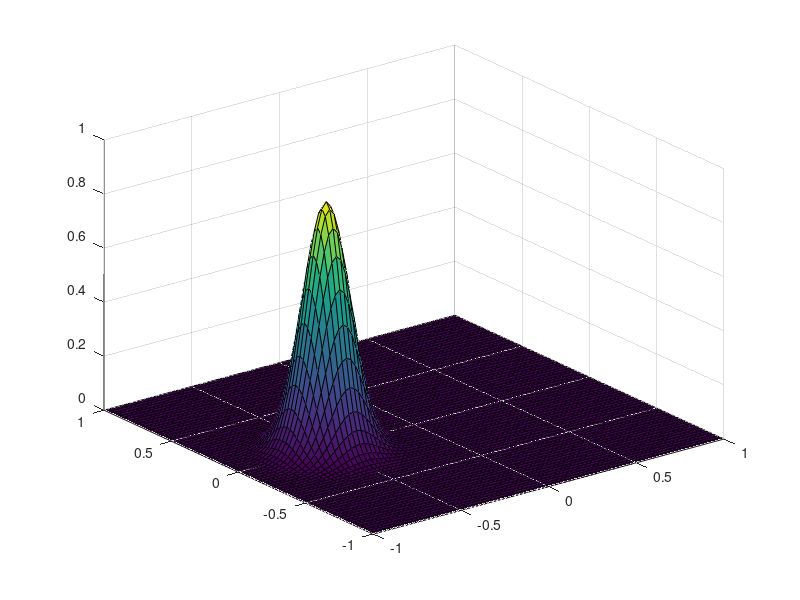

The MATLAB script that drew this image: (Note: this script raises an error after producing the figure.)
%--------------------- Anisotropic wave equationin 2D --------------------%
%--------------------- rho*u_tt=\div(m*\div u) ---------------------------%
%--------------------- u=u(x,y,t), rho=rho(x,y)---------------------------%
%---------------------          [ m_11(x,y) m_12(x,y)]--------------------%
%--------------------- m=m(x,y)=[                    ]--------------------%
%---------------------          [ m_21(x,y) m_22(x,y)]--------------------%
%--------------------- (x,y)\in [a,b]*[c,d], t>0 -------------------------%




if ~exist('cases','var')        % standalone run: set the case here
    clc;
    ms      = "gauss";           % 'poly' | 'trig' | 'pulse' | 'trigPulse' | 'gauss' | 'gaussForce'
    coeffs  = "const";          % 'const' | 'var' | 'piecewise'
    saveRef = false;            % true: write reference, false: compare
end
clearvars -except ms coeffs saveRef cases nCases k pass
close all;

%%  Domain
ax = -1; bx = 1;
ay = -1; by = 1;

% Wavenumbers
kx = 1;
ky = 1;


plotSol = false;
makeMovie = 1;  % 0=no movie (convergence test) | 1=make movie | 2=save movie too
topView = "on"; % 'on' | 'off'
if (makeMovie==0)
    tFinal=.5;
else
    if (strcmp(coeffs,"const"))
        if (strcmp(ms, "trig"))
            tFinal = 25;
        elseif (strcmp(ms, "pulse"))
            tFinal = 4;
        elseif (strcmp(ms, "trigPulse"))
            tFinal = 5;
        elseif (strcmp(ms, "gaussForce"))
            tFinal = 20;
        elseif (strcmp(ms, "gauss"))
            tFinal = 10;
        else
            tFinal = 10;
        end
    else
        tFinal = 1;
    end
    
end

cfl = 0.9;
debug = 0; % debug=1 check after first time-step | debug=2 check approx U1

% Grid refinement
if (makeMovie==0)
    startInd = 1;
    numResolutions = 4;
else
    if (strcmp(coeffs,"const"))
        if (strcmp(ms,"gauss"))
            startInd = 3;
            numResolutions = 3;
        elseif (strcmp(ms,"gaussForce"))
            startInd = 3;
            numResolutions = 3;
        else
            startInd = 3;
            numResolutions = 3;
        end
    else
        if (strcmp(ms,"gauss"))
            startInd = 3;
            numResolutions = 3;
        elseif (strcmp(ms,"gaussForce"))
            startInd = 4;
            numResolutions = 4;
        else
            startInd = 4;
            numResolutions = 4;
        end
    end
end


%%  Function rho and matrix m
if (strcmp(coeffs,"const"))            % isotropic: rho = 1, m = I
    RHO = @(x,y) 1 + 0*x + 0*y;
    M11 = @(x,y) 1 + 0*x + 0*y;   M11x = @(x,y) 0*x + 0*y;
    M12 = @(x,y) 0*x + 0*y;       M12x = @(x,y) 0*x + 0*y;
    M21 = @(x,y) 0*x + 0*y;       M21y = @(x,y) 0*x + 0*y;
    M22 = @(x,y) 1 + 0*x + 0*y;   M22y = @(x,y) 0*x + 0*y;
elseif (strcmp(coeffs,"var"))          % symmetric positive definite on (-1,1)^2
    RHO = @(x,y) 0.1*(sin(x+y)+1.1);
    M11 = @(x,y) 0.3*(x+y) + 2;     M11x = @(x,y) 0.3 + 0*x + 0*y;
    M12 = @(x,y) 0.5 + 0.2*(x+y);   M12x = @(x,y) 0.2 + 0*x + 0*y;
    M21 = M12;                      M21y = @(x,y) 0.2 + 0*x + 0*y;
    M22 = @(x,y) 0.6*(2*x+y) + 3;   M22y = @(x,y) 0.6 + 0*x + 0*y;

    % Another option for variable density and stiffness matrix
    % RHO = @(x,y) 0.1*(sin(x+y)+1.1);
    % M11 = @(x,y) 2 + 0.3*(x+y);                         M11x = @(x,y) 0.3 + 0*x + 0*y;
    % M12 = @(x,y) 0.5 + 0.2*sin(pi*x).*cos(pi*y);        M12x = @(x,y)  0.2*pi*cos(pi*x).*cos(pi*y);
    % M21 = M12;                                          M21y = @(x,y) -0.2*pi*sin(pi*x).*sin(pi*y);
    % M22 = @(x,y) 3 + 0.6*(2*x+y);                       M22y = @(x,y) 0.6 + 0*x + 0*y;
elseif (strcmp(coeffs,"piecewise"))    % left: x<0, right: x>=0
    L = @(x) (x < 0);  R = @(x) (x >= 0);
    RHO = @(x,y) (1*L(x) + 2*R(x)) + 0*y;
    M11 = @(x,y) (1*L(x) + 4*R(x)) + 0*y;
    M12 = @(x,y) (0*L(x) + 0.5*R(x)) + 0*y;
    M21 = @(x,y) (0*L(x) + 0.5*R(x)) + 0*y;
    M22 = @(x,y) (1*L(x) + 2*R(x)) + 0*y;
    % derivatives are not used: piecewise runs only with "gauss" (f = 0)
end

% Dispersive relation -- only use for constant variable cases
omega = sqrt(M11(ax,ay)*kx^2+(M12(ax,ay)+M21(ax,ay))*kx*ky+...
        M22(ax,ay)*ky^2)/sqrt(RHO(ax,ay));

%% Manufactured and exact solution for testing
if (strcmp(ms,'poly'))
    % Polynomial manufactured solution
    a0 = .5; a1 = .7; a2 = .9;     % time coefficients
    b0 = .5; b1 = .8; b2 = .6;     % space coefficients in x
    c0 = .3; c1 = .25; c2 = .2;    % space coefficients in y

    ue = @(x,y,t) (b0+x.*(b1+x*b2)).*(c0+y.*(c1+y*c2))*(a0+t*(a1+t*a2));
    uet = @(x,y,t) (b0+x.*(b1+x*b2)).*(c0+y.*(c1+y*c2))*(a1+2.*t*a2);
    uex = @(x,y,t) (b1+2.*x*b2).*(c0+y.*(c1+y*c2))*(a0+t*(a1+t*a2));
    uey = @(x,y,t) (b0+x.*(b1+x*b2)).*(c1+2.*y*c2)*(a0+t*(a1+t*a2));
    uexy = @(x,y,t) (b1+2.*x*b2).*(c1+2.*y*c2)*(a0+t*(a1+t*a2));
    uett = @(x,y,t) (b0+x.*(b1+x*b2)).*(c0+y.*(c1+y*c2))*(2.*a2+0.*t);
    uexx = @(x,y,t) (2.*b2+0.*x).*(c0+y.*(c1+y*c2))*(a0+t*(a1+t*a2));
    ueyy = @(x,y,t) (b0+x.*(b1+x*b2)).*(2.*c2+0.*y)*(a0+t*(a1+t*a2));
elseif (strcmp(ms,"trig"))
    % Exact solution
    ue  = @(x,y,t) 3*cos(kx*x+ky*y-omega*t);
    uet = @(x,y,t) 3*omega*sin(kx*x+ky*y-omega*t);
    %ue = @(x,y,t) 3*sin(kx*x+ky*y-omega*t)+3*cos(kx*x+ky*y-omega*t);
    %uet = @(x,y,t) -3*omega*cos(kx*x+ky*y-omega*t)+3*omega*sin(kx*x+ky*y-omega*t);
elseif (strcmp(ms,"pulse"))
    beta = 3;
    x0 = 0; % Central of the pulse
    ue = @(x,y,t) 4*exp(-beta*(kx*x+ky*y-omega*t-x0).^2);
    uet = @(x,y,t) 2*beta*omega*(kx*x+ky*y-omega*t-x0).*ue(x,y,t);
elseif (strcmp(ms,"trigPulse"))
    beta = 2.5;
    x0 = 0;
    kn = 2;
    ue = @(x,y,t) 2*exp(-beta*(kx*x+ky*y-omega*t-x0).^2)...
            .*cos(kn*(kx*x+ky*y-omega*t-x0));
    uet = @(x,y,t) 2*beta*omega*(kx*x+ky*y-omega*t-x0).*ue(x,y,t)...
            +kn*omega*2*exp(-beta*(kx*x+ky*y-omega*t-x0).^2)...
            .*sin(kn*(kx*x+ky*y-omega*t-x0));
    
end

% Initial conditions and boundary conditions and forcing
if (strcmp(ms,"gauss"))
    x0 = -0.5; y0 = (ay+by)/2;
    gamma = 1; sigmaX = 0.15; sigmaY = 0.15;
    u0 = @(x,y) exp(-gamma*(((x-x0)/sigmaX).^2+((y-y0)/sigmaY).^2));
    u1 = @(x,y) 0.*x+0.*y;
    gax = @(y,t) 0.*t+0.*y;
    gbx = @(y,t) 0.*t+0.*y;
    gay = @(x,t) 0.*x+0.*t;
    gby = @(x,t) 0.*x+0.*t;
    f = @(x,y,t) 0.*x+0.*y+0*t;
elseif (strcmp(ms,"gaussForce"))
    x0 = -0.5; y0 = (ay+by)/2;
    gamma = 3; sigmaX = 0.15; sigmaY = 0.15;
    u0 = @(x,y) 0.*x+0.*y;
    u1 = @(x,y) 0.*x+0.*y;
    gax = @(y,t) 0.*t+0.*y;
    gbx = @(y,t) 0.*t+0.*y;
    gay = @(x,t) 0.*x+0.*t;
    gby = @(x,t) 0.*x+0.*t;
    f = @(x,y,t) 2*exp(-gamma*(((x-x0)/sigmaX).^2+((y-y0)/sigmaY).^2)).*sin(gamma*t);
else
    
    u0   = @(x,y) ue(x,y,0);
    u1   = @(x,y) uet(x,y,0);
    u0xx = @(x,y) uedxdx(x,y,0);
    u0yy = @(x,y) uedydy(x,y,0);
    u1xx = @(x,y) uetxx(x,y,0);
    u1yy = @(x,y) uetyy(x,y,0);
    
    % Boundary conditions
    gax = @(y,t) ue(ax,y,t);
    gbx = @(y,t) ue(bx,y,t);
    gay = @(x,t) ue(x,ay,t);
    gby = @(x,t) ue(x,by,t);
    
    % Forcing term
    if (strcmp(ms, "poly"))
        f = @(x,y,t) RHO(x,y).*uett(x,y,t)-M11(x,y).*uexx(x,y,t)...
            -M22(x,y).*ueyy(x,y,t)-(M12(x,y)+M21(x,y)).*uexy(x,y,t)...
            -(M11x(x,y)+M21y(x,y)).*uex(x,y,t)...
            -(M12x(x,y)+M22y(x,y)).*uey(x,y,t);
    else
        f = @(x,y,t) 0.*x+0.*y+0*t;
    end
end

if (makeMovie>1)
    % Define the parameters of the video
    videoFile = 'myVideo.mp4';
    fps = 40; % frames per second
    % Create a VideoWriter object
    videoWriterObj = VideoWriter(videoFile, 'MPEG-4');
    videoWriterObj.FrameRate = fps;
    % Open the video file for writing
    open(videoWriterObj);
end

%% Convergence test
errMax = zeros(numResolutions,1);
NxList = zeros(numResolutions,1); NtList = NxList; dtList = NxList; relErr = NxList;
for m = startInd:numResolutions
    Nx = 10*2^m; Ny = 10*2^m;
    dx = (bx-ax)/Nx;
    dy = (by-ay)/Ny;
    iax = 1; iay = 1; 
    ibx = iax+Nx; iby = iay+Ny;
    i1x = iax+1;  i1y = iay+1;
    i2x = ibx-1;  i2y = iby-1;
    I  = i1x:i2x; % interior points in x
    I1b = iax:ibx; % interior points & boundary points in x
    J  = i1y:i2y; % interior points in y
    I2b = iay:iby; % interior points & boundary points in y
    Ngx = Nx+1; % total grid points in x
    Ngy = Ny+1; % total grid points in y
    x = zeros(Nx+1,Ny+1);
    y = zeros(Nx+1,Ny+1);
    % fill in x&y
    for iy = 1:Ngy
        for ix = 1:Ngx
            x(ix,iy) = ax+(ix-iax)*dx;
            y(ix,iy) = ay+(iy-iay)*dy;
        end
    end
    % Matrices hold grid values for rho and m
    rho = RHO(x,y);
    m11 = M11(x,y);
    m12 = M12(x,y);
    m21 = M21(x,y);
    m22 = M22(x,y);
    
%     % Define difference operators
%     xDef = @(u,m,I,J) (m(x(I,J)+dx/2,y(I,J)).*u(I+1,J)...
%         -(m(x(I,J)+dx/2,y(I,J))+m(x(I,J)-dx/2,y(I,J))).*u(I,J)...
%         +m(x(I,J)-dx/2,y(I,J)).*u(I-1,J))/(dx^2);
%     yDef = @(u,m,I,J) (m(x(I,J),y(I,J)+dy/2).*u(I,J+1)...
%         -(m(x(I,J),y(I,J)+dy/2)+m(x(I,J),y(I,J)-dy/2)).*u(I,J)...
%         +m(x(I,J),y(I,J)-dy/2).*u(I,J-1))/(dy^2);
%     xyDef = @(u,m,I,J) (m(x(I+1,J),y(I,J)).*(u(I+1,J+1)-u(I+1,J-1))...
%         -m(x(I-1,J),y(I,J)).*(u(I-1,J+1)-u(I-1,J-1)))/(4*dx*dy);
%     yxDef = @(u,m,I,J) (m(x(I,J),y(I,J+1)).*(u(I+1,J+1)-u(I-1,J+1))...
%         -m(x(I,J),y(I,J-1)).*(u(I+1,J-1)-u(I-1,J-1)))/(4*dx*dy);
    
    % New difference operators
    xDef = @(u,m,I,J) ((1/2)*(m(I+1,J)+m(I,J)).*u(I+1,J)...
        -((1/2)*(m(I+1,J)+2*m(I,J)+m(I-1,J))).*u(I,J)...
        +((1/2)*(m(I,J)+m(I-1,J))).*u(I-1,J))/(dx^2);
    yDef = @(u,m,I,J) ((1/2)*(m(I,J+1)+m(I,J)).*u(I,J+1)...
        -((1/2)*(m(I,J+1)+2*m(I,J)+m(I,J-1))).*u(I,J)...
        +((1/2)*(m(I,J)+m(I,J-1))).*u(I,J-1))/(dy^2);
    xyDef = @(u,m,I,J) ( m(I+1,J).*(u(I+1,J+1)-u(I+1,J-1))...
        -m(I-1,J).*(u(I-1,J+1)-u(I-1,J-1)) )/(4*dx*dy);
    yxDef = @(u,m,I,J) (m(I,J+1).*(u(I+1,J+1)-u(I-1,J+1))...
        -m(I,J-1).*(u(I+1,J-1)-u(I-1,J-1)))/(4*dx*dy);
    
    % Time stepping
    dt = cfl*min(min(sqrt(rho)./sqrt( m11/(dx^2)+abs((m12...
        +m21))/(4*dx*dy)+m22/(dy^2) )));
    Nt = ceil(tFinal/dt);
    dt = tFinal/Nt; % adjust dt to exactly reach tFinal
    
    % Allocate space for solution
    % unm1 = zeros(Ngx,Ngy);
    un   = zeros(Ngx,Ngy);
    unp1 = zeros(Ngx,Ngy);
    
    t = 0;
    % Update u0 and u1 to get started
    unm1 = u0(x,y);
%     % Approximation for u1
%     un(I,J) = unm1(I,J)+dt*u1(x(I,J),y(I,J))+(dt^2./(2*RHO(x(I,J),y(I,J))))...
%         .*(xDef(unm1,M11,I,J)+xyDef(unm1,M12,I,J)...
%         +yxDef(unm1,M21,I,J)+yDef(unm1,M22,I,J)+f(x(I,J),y(I,J),0));

    %New Approximation for u1
    % Approximation for u1
    un(I,J) = unm1(I,J)+dt*u1(x(I,J),y(I,J))+(dt^2./(2*rho(I,J)))...
        .*(xDef(unm1,m11,I,J)+xyDef(unm1,m12,I,J)...
        +yxDef(unm1,m21,I,J)+yDef(unm1,m22,I,J)+f(x(I,J),y(I,J),0));
    % Update boundary
    un(iax,I2b) = gax(y(iax,I2b),dt);
    un(ibx,I2b) = gbx(y(ibx,I2b),dt);
    un(I1b,iay) = gay(x(I1b,iay),dt);
    un(I1b,iby) = gby(x(I1b,iby),dt);
    % Check the approximation
    if(debug>1)
        uExact = ue(x,y,dt);
        err = uExact-un;
        errMax = max(max(abs(err)));
        fprintf('Debug: Check approx for U1: maxErr=%8.2e\n', errMax);
        return;
    end    
    


    %-----------------------Start time-stepping loop----------------------%
    for n = 1:Nt-1
        t = n*dt;
%         % Interior points
%         unp1(I,J) = 2*un(I,J)-unm1(I,J)+(dt^2./RHO(x(I,J),y(I,J))).*...
%             (xDef(un,M11,I,J)+xyDef(un,M12,I,J)+yxDef(un,M21,I,J)...
%             +yDef(un,M22,I,J)+f(x(I,J),y(I,J),t));
        
        % New interior points
        % Interior points
        unp1(I,J) = 2*un(I,J)-unm1(I,J)+(dt^2./rho(I,J)).*...
            (xDef(un,m11,I,J)+xyDef(un,m12,I,J)+yxDef(un,m21,I,J)...
            +yDef(un,m22,I,J)+f(x(I,J),y(I,J),t));
        % Update boundary
        unp1(iax,I2b) = gax(y(iax,I2b),t+dt);
        unp1(ibx,I2b) = gbx(y(ibx,I2b),t+dt);
        unp1(I1b,iay) = gay(x(I1b,iay),t+dt);
        unp1(I1b,iby) = gby(x(I1b,iby),t+dt);
        
        if(debug>0 && n==1)
            uExact = ue(x,y,t+dt);
            err = uExact-unp1;
            errMax = max(max(abs(err)));
            fprintf('Debug: after frist time-step: maxErr=%8.2e\n',errMax);
            return;
        end
        
       % Make a movie
       if (strcmp(coeffs,"const"))
           if (strcmp(ms, "trig"))
               step = 5;
           elseif (strcmp(ms, "pulse"))
               step = 2;
           elseif (strcmp(ms, "gauss"))
               step = 1;
           elseif (strcmp(ms, "gaussForce"))
               step = 1;
           else
               step = 2;
           end
       else
           if (strcmp(ms, "trig"))
               step = 5;
           else
               step = 1;
           end
       end
       if (makeMovie>0 && m==startInd && mod(n,step)==0)
           figure(1);
           surf(x,y,unp1);
           %surf(x,y,ue(x,y,t));
           colormap(getRainbow);
           xlabel("x"); ylabel("y"); zlabel("u");
           % shading interp;
           % view(0,90); % top view
           az = min(min(unp1));
           bz = max(max(unp1));
           title(sprintf("2D-Anisotropic Wave Equation t=%4.2e",t + dt));
           %axis([ax bx ay by az bz]);
           if (strcmp(coeffs,"const"))
               if (strcmp(ms,"trig"))
                   axis([ax bx ay by -3.5 3.5]);
               elseif (strcmp(ms, "pulse"))
                   axis([ax bx ay by -.5 5]);
               elseif (strcmp(ms, "trigPulse"))
                   axis([ax bx ay by -3 3]);
               elseif (strcmp(ms, "gauss"))
                   axis([ax bx ay by -1.5 1.5]);
               else
                   axis([ax bx ay by -.7 .7]);
               end
           else
               if (strcmp(ms,"trig"))
                   axis([ax bx ay by -6 5]);
               elseif (strcmp(ms, "pulse"))
                   axis([ax bx ay by -8 8]);
               elseif (strcmp(ms, "trigPulse"))
                   axis([ax bx ay by -5 5]);
               elseif (strcmp(ms, "gauss"))
                   axis([ax bx ay by -1 1]);
               else
                   axis([ax bx ay by -0.5 0.5]);
               end
           end
           if (strcmp(topView,"on"))
               %shading interp; 
               view(0,90); % top view
           end
           drawnow
           % Save movie
           if (makeMovie>1)
               % Get the current frame as an image
               frameImage = getframe(gcf);
               % Write the current frame to the video file
               writeVideo(videoWriterObj, frameImage);
           end
       end
       
        % Update unm1 & un for next step
        unm1 = un;
        un = unp1;
        
    end
    %-----------------------End time-stepping loop------------------------%
    
    %% Check error
    if (makeMovie==0 && ~startsWith(ms, "gauss") && (strcmp(coeffs,"const")||strcmp(ms,"poly")))
        % Compute error
        t = tFinal;
        uexact = ue(x,y,t);
        err = uexact-un;
        errMax(m) = max(max(abs(err)));
        maxNorm = max(max(un));
        NxList(m) = Nx; NtList(m) = Nt; dtList(m) = dt; relErr(m) = errMax(m)/maxNorm;
        fprintf('%s: t=%4.2f Nx=%3d Ny=%3d Nt=%3d dt=%8.2e maxNorm=%8.2e maxRelErr=%8.2e',...
            ms,tFinal,Nx,Ny,Nt,dt,maxNorm,errMax(m)/maxNorm);
        if( m>1 )
            fprintf(' ratio=%4.2f\n',errMax(m-1)/errMax(m));
        else
            fprintf('\n');
        end
        
        %% Plot results optional 
        if((m==3) && plotSol && (~strcmp(ms,'poly'))) % Plot for ms difers than poly
            figure(1);
            surf(x,y,un);
            colormap(getRainbow);
            colorbar;
            title(sprintf("2D Anisotropic Wave Equation solution, Nx=%d",Nx));
            xlabel("x"); ylabel("y"); zlabel("u");
            figure(2);
            surf(x,y,err);
            colormap(getRainbow);
            colorbar;
            title(sprintf("Error, N_x=%d",Nx));
            xlabel("x"); ylabel("y"); zlabel("err");
        end
        
    end
end
if (makeMovie>1)
    % Close the video file
    close(videoWriterObj);
end

%% Baseline: save or compare
ok = true;
if (makeMovie==0 && ~startsWith(ms,"gauss") && (strcmp(coeffs,"const")||strcmp(ms,"poly")))
    refDir  = fullfile(fileparts(mfilename('fullpath')), '..', 'reference');
    refFile = fullfile(refDir, sprintf('matlab_%s_%s.mat', coeffs, ms));
    if saveRef
        if ~exist(refDir,'dir'), mkdir(refDir); end
        save(refFile, 'ms','coeffs','NxList','NtList','dtList','errMax','relErr','tFinal','cfl');
        fprintf('Saved %s\n', refFile);
    elseif exist(refFile,'file')
        ref = load(refFile);
        d   = max(abs(errMax - ref.errMax));
        ok  = isequal(NtList, ref.NtList) && d < 1e-12;
        if ok, s = 'PASS'; else, s = 'FAIL'; end
        fprintf('Reference %s: max|errMax-ref| = %8.2e  %s\n', refFile, d, s);
    else
        ok = false;
        fprintf('Reference %s not found (run with saveRef = true first)\n', refFile);
    end
end
